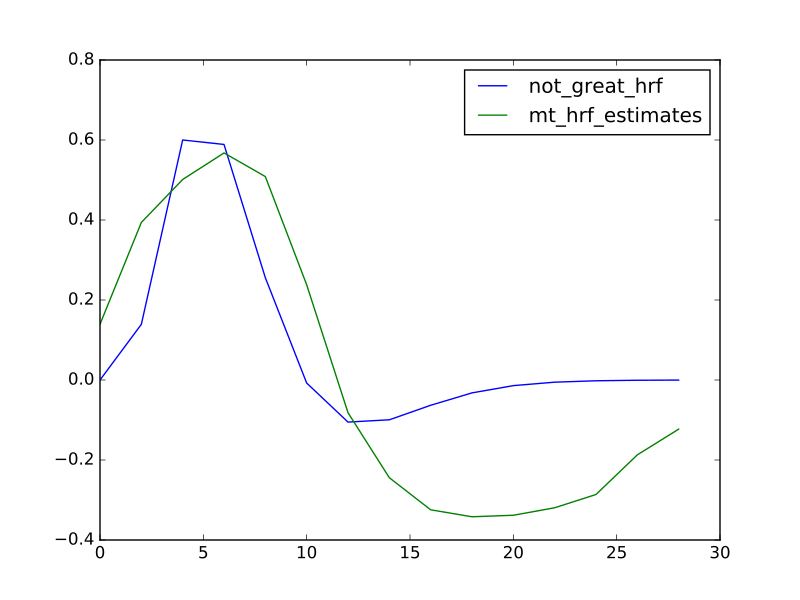

Recreate this plot in Python.
#: plot the data against my estimate
plt.plot(mt_hrf_times, not_great_hrf(mt_hrf_times), label='not_great_hrf')
# [...]
plt.plot(mt_hrf_times, mt_hrf_estimates, label='mt_hrf_estimates')
# [...]
plt.legend()
# <...>
